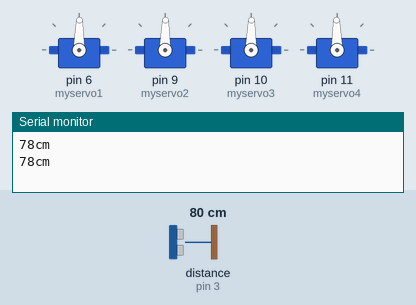
The sketch below on a simulated Arduino Uno, built with avr-gcc and run on an emulated ATmega328P. On the bench: 4 × servo, the last lines printed to the serial monitor. Wiring (inferred from the names in the program): ultrasonic range finder: trigger pin 2; echo pin 3. Inputs (shaded band) come from the test bench; at power-on: distance to the obstacle (sensor on pin 3) 80 cm. The echo pulse lasts 58.3 µs per cm.

Above: at 7.4 s.
7.5 s: distance to the obstacle (sensor on pin 3) set to 2 cm
At 8.14 s:
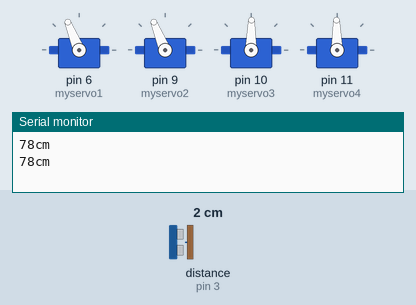
17.6 s: distance to the obstacle (sensor on pin 3) set to 9 cm
At 17.82 s:
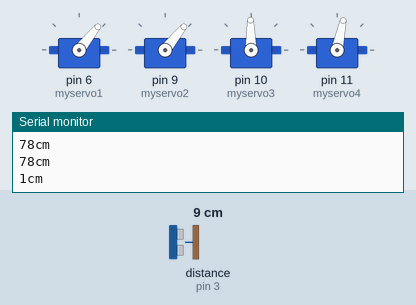
Timing chart, 0 to 31.0 s (numbered marks = the images above; inputs shaded):
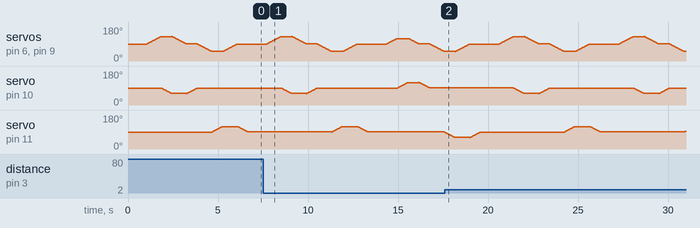

The sketch:

forward.ino
```cpp
#include <Servo.h>
#include "SR04.h"
Servo myservo1;
Servo myservo2;
Servo myservo3;
Servo myservo4;

#define TRIG_PIN 2
#define ECHO_PIN 3
SR04 sr04 = SR04(ECHO_PIN,TRIG_PIN);
long a;
int i;

void setup(){
  Serial.begin(9600);
  myservo1.attach(6);   // LL
  myservo2.attach(9);   // RL
  myservo3.attach(10);    // LU
  myservo4.attach(11);    // RU

}
void loop(){
    a=sr04.Distance();
    Serial.print(a);
    Serial.println("cm");
    delay(1000);

    if (a < 5) {
        // move backward
      // uplift the left leg
      for (i = 90; i < 120; i++) {
        myservo2.write(i);
        myservo1.write(i);
        delay(20);
      }
      // rotate the right leg
      for (i = 90; i < 120; i++) {
        myservo3.write(i);
        delay(20);
      }
      // put down the left leg
      for (i = 120; i > 90; i--) {
        myservo2.write(i);
        myservo1.write(i);
        delay(20);
      }
      // rotate the right leg back
      for (i = 120; i > 90; i--) {
        myservo3.write(i);
        delay(20);
      }


      // move right leg
      for (i = 90; i > 50; i--) {
        myservo2.write(i);
        myservo1.write(i);
        delay(20);
      }

      for (i = 90; i > 60; i--) {
        myservo4.write(i);
        delay(20);
      }

      for (i = 50; i < 90; i++) {
        myservo2.write(i);
        myservo1.write(i);
        delay(20);
      }

       for (i = 60; i < 90; i++) {
        myservo4.write(i);
        delay(20);
      }
    }

    else {
       // move forward
      // move left leg
      for (i = 90; i < 130; i++) {
        myservo2.write(i);
        myservo1.write(i);
        delay(20);
      }

      for (i = 90; i > 60; i--) {
        myservo3.write(i);
        delay(20);
      }

      for (i = 130; i > 90; i--) {
        myservo2.write(i);
        myservo1.write(i);
        delay(20);
      }

      for (i = 60; i < 90; i++) {
        myservo3.write(i);
        delay(20);
      }

      // move right leg
      for (i = 90; i > 50; i--) {
        myservo2.write(i);
        myservo1.write(i);
        delay(20);
      }

      for (i = 90; i < 120; i++) {
        myservo4.write(i);
        delay(20);
      }

      for (i = 50; i < 90; i++) {
        myservo2.write(i);
        myservo1.write(i);
        delay(20);
      }

       for (i = 120; i > 90; i--) {
        myservo4.write(i);
        delay(20);
      }
    }


}
```

SR04.cpp
```cpp
#include "SR04.h"

SR04::SR04(int echoPin, int triggerPin) {
    _echoPin = echoPin;
    _triggerPin = triggerPin;
    pinMode(_echoPin, INPUT);
    pinMode(_triggerPin, OUTPUT);
    _autoMode = false;
    _distance = 999;
}


long SR04::Distance() {
    long d = 0;
    _duration = 0;
    digitalWrite(_triggerPin, LOW);
    delayMicroseconds(2);
    digitalWrite(_triggerPin, HIGH);
    delayMicroseconds(10);
    digitalWrite(_triggerPin, LOW);
    delayMicroseconds(2);
    _duration = pulseIn(_echoPin, HIGH, PULSE_TIMEOUT);
    d = MicrosecondsToCentimeter(_duration);
    delay(25);
    return d;
}

long SR04::DistanceAvg(int wait, int count) {
    long min, max, avg, d;
    min = 999;
    max = 0;
    avg = d = 0;

    if (wait < 25) {
        wait = 25;
    }

    if (count < 1) {
        count = 1;
    }

    for (int x = 0; x < count + 2; x++) {
        d = Distance();

        if (d < min) {
            min = d;
        }

        if (d > max) {
            max = d;
        }

        avg += d;
    }

    // substract highest and lowest value
    avg -= (max + min);
    // calculate average
    avg /= count;
    return avg;
}

void SR04::Ping() {
    _distance = Distance();
}

long SR04::getDistance() {
    return _distance;
}

long SR04::MicrosecondsToCentimeter(long duration) {
    long d = (duration * 100) / 5882;
    //d = (d == 0)?999:d;
    return d;
}
```

SR04.h
```cpp
#ifndef SR04_H
#define SR04_H

#if defined(ARDUINO) && ARDUINO >= 100
	#include "Arduino.h"
#else
	#include "WProgram.h"
#endif
//#include "pins_arduino.h"

#include <inttypes.h>

#define PULSE_TIMEOUT 150000L	// 100ms
#define DEFAULT_DELAY 10
#define DEFAULT_PINGS 5
class SR04 {
public:

	/**
	* Constructor
	* Ultrasonic sensor SR04, four connections pins
	* VCC, ECHO, TRIGGER, GND
	* <br>
	* \param echoPin digital INPUT-Pin for measuring distance
	* \param triggerPin if 10us high a trigger signal is generated from
	*					SR04
	*
	* \return void
	*/
	SR04(int echoPin, int triggerPin);

	/**
	* Do a measurment for this sensor. Return distance as long
	* in centimenter
	* \return long distance in centimeter
	*/
	long Distance();

	/**
	* Do count measurents and calculate the average.
	* To avoid defilement from ow/high peaks, min/max values
	* are substracted from the average
	*
	* \param wait delay between measurements, default = DEFAULT_DELAY/ms
	* \param count number of measurements, default DEFAULT_PINGS
	* \return long distance in centimeter
	**/
	long DistanceAvg(int wait=DEFAULT_DELAY, int count=DEFAULT_PINGS);

	/**
	* Do only a ping. Get result with methode getDistance()
	*
	* \param keine
	*/
	void Ping() ;

	/**
	* return latest distance. Methode Ping() should be called before
	* \param keine
	* \return Distanz in Zentimeter
	*/
	long getDistance();


private:
	/**
	* Do the measurement calculation and return result in centimeter
	* SR04 measure echo time to obstacle and return way.
	* <br>
	* Sound travels with 340m/sec
	* <br>
	* Example: Obstace 100cm away from SR04. Measure time is 100cm to
	* obstacle and 100cm return = 200cm
	* <br>
	* 1sec = 1000ms = 1.000.000uS
	* 1.000.000 / 340 = Distance in microseconds for 100cm
	* 2941uS fuer 100cm = 5882 uS fuer 200cm
	*
	* duration / 5882 * 100 = distance in cm
	*/
	long MicrosecondsToCentimeter(long duration);

	long _currentDistance;
	int _echoPin, _triggerPin;
	long _duration, _distance;
	bool _autoMode;
};
#endif
```
